Frame 1 (no input): blank canvas, image omitted
Frame 60 (no input): blank canvas, image omitted
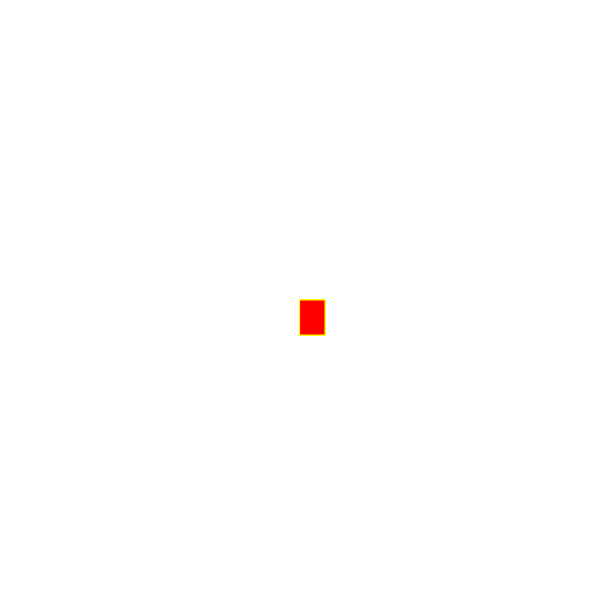
Frame 120 (the mouse pressed at the canvas centre since frame 60)

The p5.js sketch whose frames 1 and 60 were blank and that drew this single picture after the mouse press (run headless with seeded random() and noise() and a simulated clock; from frame 60 on, the mouse is pressed at the canvas centre):

// p5.js sketch
// ── sketch.js
function setup() {
    createCanvas(600, 600);
  background("white");
  }
  function draw() {
    stroke("yellow");
    fill("red");
    
   
   if(mouseIsPressed) {
     rect(mouseX, mouseY, 25, 35);
   }
    
  }
